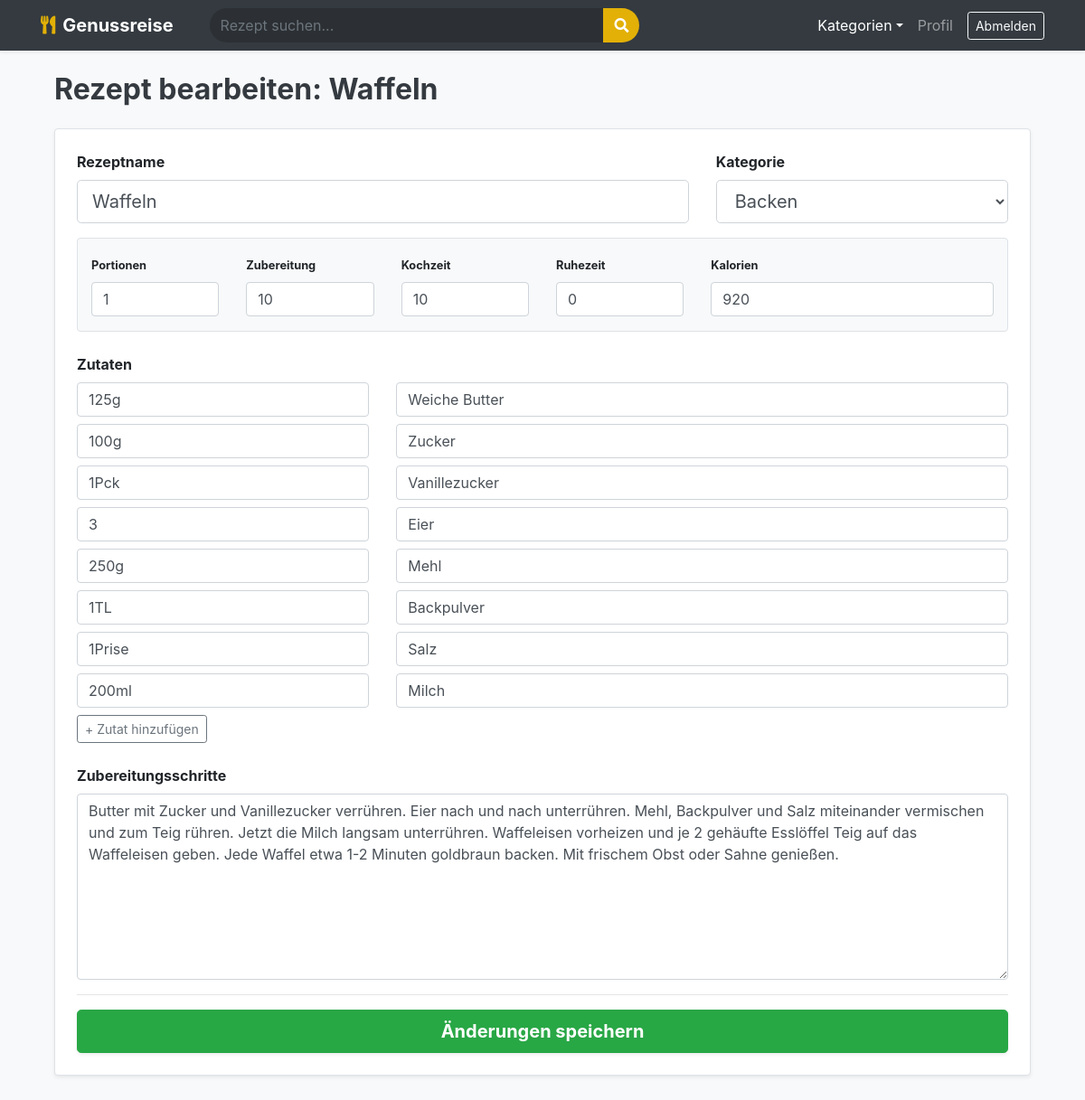
/recipe/1/edit (signed in), run on the app's committed database.
### app.py (models this page shows)
class Recipe(db.Model):
    id = db.Column(db.Integer, primary_key=True)
    name = db.Column(db.String(100), nullable=False)
    instructions = db.Column(db.Text, nullable=False)
    category = db.Column(db.String(50))
    prep_time = db.Column(db.Integer, default=0)
    cook_time = db.Column(db.Integer, default=0)
    rest_time = db.Column(db.Integer, default=0)
    servings = db.Column(db.Integer, default=1)
    calories = db.Column(db.Integer, default=0)
    protein = db.Column(db.Float, default=0.0)
    carbs = db.Column(db.Float, default=0.0)
    fat = db.Column(db.Float, default=0.0)
    image_file = db.Column(db.String(100), nullable=False, default='default.jpg')
    user_id = db.Column(db.Integer, db.ForeignKey('user.id'), nullable=False)
    ingredients = db.relationship('Ingredient', backref='recipe', lazy=True, cascade="all, delete-orphan")
    favorites = db.relationship('Favorite', backref='recipe', lazy=True, cascade="all, delete-orphan")
    comments = db.relationship('Comment', backref='recipe', lazy=True, cascade="all, delete-orphan")

class Ingredient(db.Model):
    id = db.Column(db.Integer, primary_key=True)
    amount = db.Column(db.String(50))
    name = db.Column(db.String(100), nullable=False)
    recipe_id = db.Column(db.Integer, db.ForeignKey('recipe.id'), nullable=False)

### app.py (the view, shortened to what this page needs)
@app.route("/recipe/<int:recipe_id>/edit", methods=['GET', 'POST'])
@login_required
def edit_recipe(recipe_id):
    recipe = Recipe.query.get_or_404(recipe_id)
    if recipe.author != current_user and not current_user.is_admin:
        return redirect(url_for('index'))
    return render_template('edit_recipe.html', recipe=recipe)

### app.py (called while the page is built)
@login_manager.user_loader
def load_user(user_id):
    return User.query.get(int(user_id))

@app.context_processor
def inject_categories():
    cat_names = ["Abendessen", "Asiatisch", "Backen", "Beilagen", "Brot & Brötchen", "Dessert", "Eintöpfe", "Fisch", "Fleisch", "Frühstück", "Geflügel", "Getränke", "Hauptspeise", "Italienisch", "Low Carb", "Mittagessen", "Nachtisch", "Pasta", "Pizza", "Salate", "Snacks", "Suppen", "Vegan", "Vegetarisch", "Vorspeise"]
    return dict(all_categories=[{'id': i+1, 'name': n} for i, n in enumerate(cat_names)])

### templates/edit_recipe.html (shortened to what this page needs)
{% extends "base.html" %}
{% block content %}
<div class="container mb-5">
    <h2 class="font-weight-bold mb-4 text-dark">Rezept bearbeiten: {{ recipe.name }}</h2>
    <form method="POST" class="bg-white p-4 rounded shadow-sm border">
        <div class="row">
            <div class="col-md-8">
                <div class="form-group"><label class="font-weight-bold">Rezeptname</label><input type="text" name="name" class="form-control form-control-lg" value="{{ recipe.name }}" required></div>
            </div>
            <div class="col-md-4">
                <div class="form-group">
                    <label class="font-weight-bold">Kategorie</label>
                    <select name="category" class="form-control form-control-lg">
                        {% for cat in all_categories %}<option value="{{ cat.name }}" {% if cat.name == recipe.category %}selected{% endif %}>{{ cat.name }}</option>{% endfor %}
                    </select>
                </div>
            </div>
        </div>
        <div class="row bg-light py-3 rounded mb-4 mx-0 border">
            <div class="col-md-2 col-6"><label class="small font-weight-bold">Portionen</label><input type="number" name="servings" class="form-control" value="{{ recipe.servings }}"></div>
            <div class="col-md-2 col-6"><label class="small font-weight-bold">Zubereitung</label><input type="number" name="prep_time" class="form-control" value="{{ recipe.prep_time }}"></div>
            <div class="col-md-2 col-6"><label class="small font-weight-bold">Kochzeit</label><input type="number" name="cook_time" class="form-control" value="{{ recipe.cook_time }}"></div>
            <div class="col-md-2 col-6"><label class="small font-weight-bold">Ruhezeit</label><input type="number" name="rest_time" class="form-control" value="{{ recipe.rest_time }}"></div>
            <div class="col-md-4 col-12"><label class="small font-weight-bold">Kalorien</label><input type="number" name="calories" class="form-control" value="{{ recipe.calories }}"></div>
        </div>
        <div class="form-group">
            <label class="font-weight-bold">Zutaten</label>
            <div id="edit-ingredient-container">
                {% for ing in recipe.ingredients %}
                <div class="row mb-2">
                    <div class="col-4"><input type="text" name="ing_amount[]" class="form-control" value="{{ ing.amount }}"></div>
                    <div class="col-8"><input type="text" name="ing_name[]" class="form-control" value="{{ ing.name }}"></div>
                </div>
                {% endfor %}
            </div>
            <button type="button" class="btn btn-outline-secondary btn-sm" onclick="addEditIngredient()">+ Zutat hinzufügen</button>
        </div>
        <div class="form-group mt-4"><label class="font-weight-bold">Zubereitungsschritte</label><textarea name="instructions" class="form-control" rows="8" required>{{ recipe.instructions }}</textarea></div>
        <hr>
        <button type="submit" class="btn btn-success btn-lg btn-block font-weight-bold shadow-sm">Änderungen speichern</button>
    </form>
</div>
{% endblock %}

### templates/base.html (style rules this page uses)
:root { --gold: #e2b007; }

### data on the page
Recipe: name "Waffeln", category "Backen", servings "1", prep_time "10", cook_time "10", rest_time "0", calories "920", instructions "Butter mit Zucker und Vanillezucker verrühren. Eier nach und nach unterrühren. Mehl, Backpulver und Salz miteinander vermischen und zum Teig rühren. Jetzt die Milch langsam unterrühren. Waffeleisen vorheizen und je 2 gehäufte Esslöffel Teig auf das Waffeleisen geben. Jede Waffel etwa 1-2 Minuten goldbraun backen. Mit frischem Obst oder Sahne genießen."
Ingredient: amount "125g", name "Weiche Butter"
Ingredient: amount "100g", name "Zucker"
Ingredient: amount "1Pck", name "Vanillezucker"
Ingredient: amount "3", name "Eier"
Ingredient: amount "250g", name "Mehl"
Ingredient: amount "1TL", name "Backpulver"
Ingredient: amount "1Prise", name "Salz"
Ingredient: amount "200ml", name "Milch"
